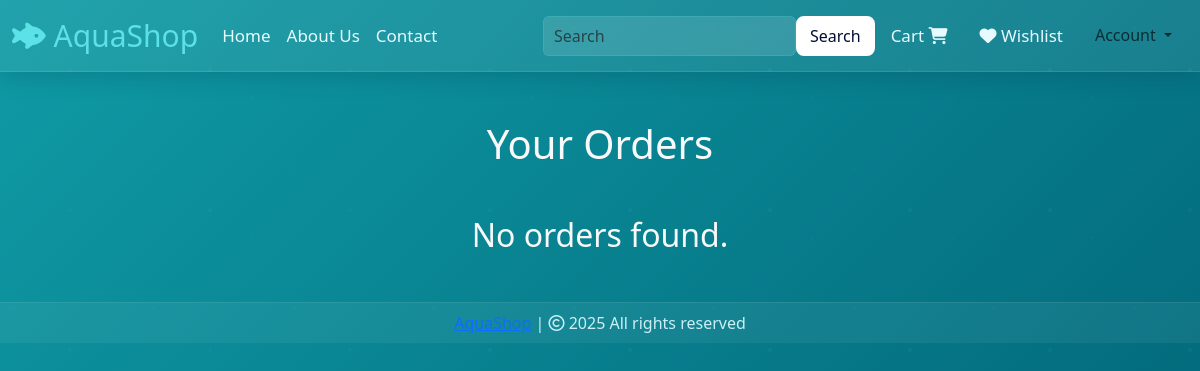
/orders (signed in), run on an earlier commit of the app's database.
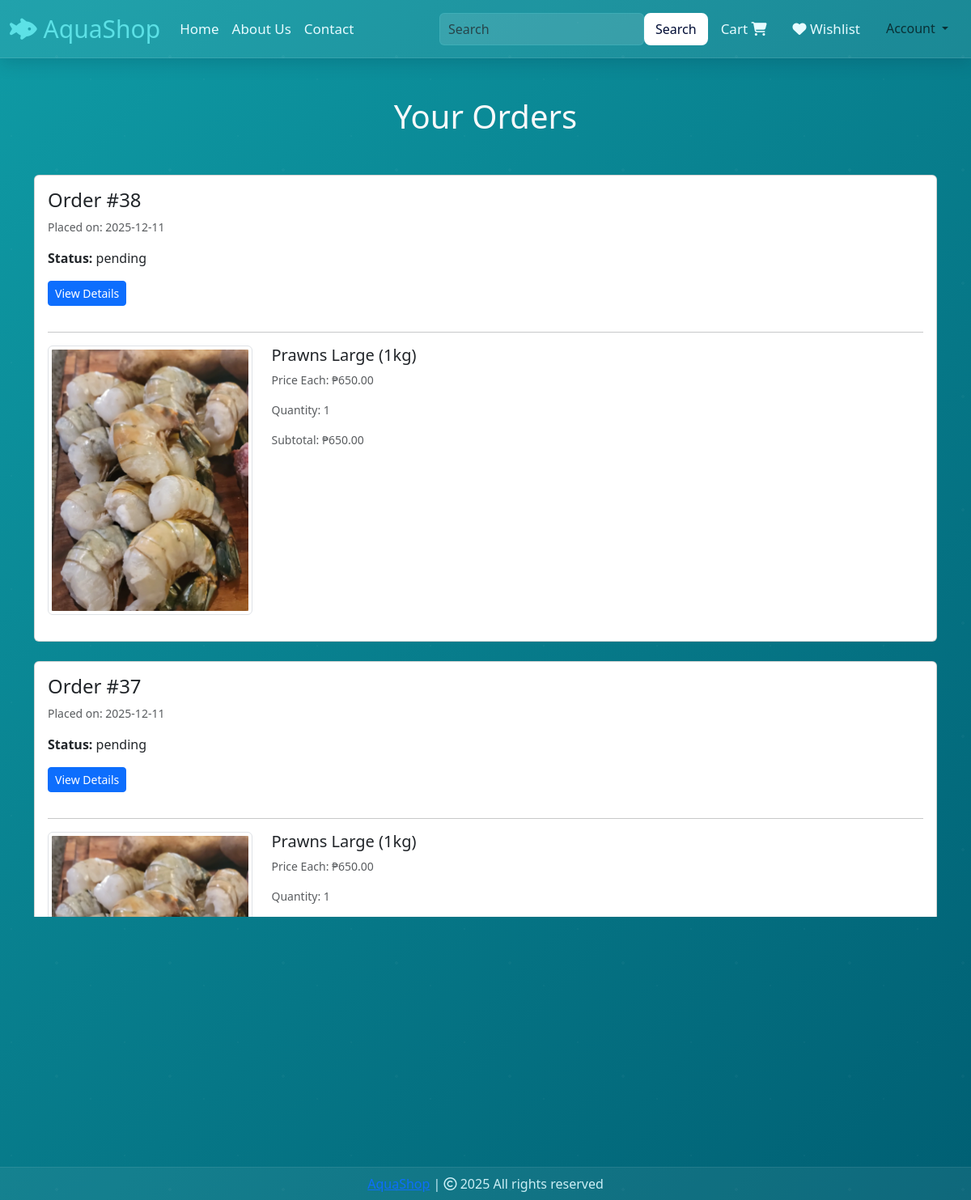
And on a later commit of the database.
### website/models.py (models this page shows, shortened)
class Order(db.Model):
    __tablename__ = 'orders'
    id = db.Column(db.Integer, primary_key=True)
    customer_id = db.Column(db.Integer, db.ForeignKey('customer.id'), nullable=False)
    total_price = db.Column(db.Float, nullable=False)
    payment_method = db.Column(db.String(50))
    status = db.Column(db.String(50), default="Pending")
    payment_reference = db.Column(db.String(200), nullable=True)
    date_created = db.Column(db.DateTime, default=datetime.utcnow)
    items = db.relationship("OrderItem", backref="order", lazy=True, cascade="all, delete-orphan")

class OrderItem(db.Model):
    __tablename__ = 'order_items'
    id = db.Column(db.Integer, primary_key=True)
    order_id = db.Column(db.Integer, db.ForeignKey('orders.id'), nullable=False)
    product_id = db.Column(db.Integer, db.ForeignKey('product.id'), nullable=False)
    quantity = db.Column(db.Integer, nullable=False)
    price_each = db.Column(db.Float, nullable=False)  # copy of price at order time
    product = db.relationship("Product")

class Product(db.Model):
    id = db.Column(db.Integer, primary_key=True)
    product_name = db.Column(db.String(100), nullable=False)
    current_price = db.Column(db.Float, nullable=False)
    previous_price = db.Column(db.Float, nullable=False)
    in_stock = db.Column(db.Integer, nullable=False)
    product_picture = db.Column(db.String(1000), nullable=False)
    flash_sale = db.Column(db.Boolean, default=False)
    date_added = db.Column(db.DateTime, default=datetime.utcnow)
    carts = db.relationship('Cart', backref='product', lazy=True)
    items = db.relationship('OrderItem', backref='product_info', lazy=True)

### website/views.py (the view)
@views.route("/orders")
@login_required
def orders():
    orders = Order.query.filter_by(customer_id=current_user.id)\
                        .order_by(Order.date_created.desc())\
                        .all()
    return render_template("orders.html", orders=orders)

### website/__init__.py (called while the page is built)
def create_app():
    app = Flask(__name__)
    app.config['SECRET_KEY'] = 'hbnwdvbn ajnbsjn ahe'
    app.config['SQLALCHEMY_DATABASE_URI'] = f'sqlite:///{DB_NAME}'
    db.init_app(app)
    @app.errorhandler(404)
    def page_not_found(error):
        return render_template('404.html')
    login_manager = LoginManager()
    login_manager.init_app(app)
    login_manager.login_view = 'auth.login'
    @login_manager.user_loader
    def load_user(id):
        return Customer.query.get(int(id))
    from .views import views
    from .auth import auth
    from .admin import admin
    from .models import Customer, Cart, Product, Order
    app.register_blueprint(views, url_prefix='/') # localhost:5000/about-us
    app.register_blueprint(auth, url_prefix='/') # localhost:5000/auth/change-password
    app.register_blueprint(admin, url_prefix='/')
    return app

### website/templates/orders.html (shortened to what this page needs)
{% extends 'base.html' %}
{% block body %}
<div class="container my-5">
    <h1 class="text-center mb-5 text-light">Your Orders</h1>
    {% if orders %}
        {% for order in orders %}
        <div class="card mb-4">
            <div class="card-body">
                <h4>Order #{{ order.id }}</h4>
                <p class="text-muted small">
                    Placed on: {{ order.date_created.strftime('%Y-%m-%d') }}
                </p>
                <p><strong>Status:</strong> {{ order.status }}</p>
                <a href="{{ url_for('views.order_details', order_id=order.id) }}"
                   class="btn btn-primary btn-sm mb-3">
                    View Details
                </a>
                <hr>
                {% for item in order.items %}
                <div class="row mb-3">
                    <div class="col-sm-3">
                        <img src="{{ item.product.product_picture }}"
                             class="img-fluid img-thumbnail">
                    </div>
                    <div class="col-sm-9">
                        <h5>{{ item.product.product_name }}</h5>
                        <p class="text-muted small">
                            Price Each: ₱{{ '%.2f'|format(item.price_each) }}
                        </p>
                        <p class="text-muted small">
                            Quantity: {{ item.quantity }}
                        </p>
                        <p class="text-muted small">
                            Subtotal: ₱{{ '%.2f'|format(item.price_each * item.quantity) }}
                        </p>
                    </div>
                </div>
                {% endfor %}
            </div>
        </div>
        {% endfor %}
    {% else %}
        <h2 class="text-center text-light">No orders found.</h2>
    {% endif %}
</div>
{% endblock %}

### website/templates/base.html (shortened to what this page needs)
<!DOCTYPE html>
<html lang="en">
<head>
    <link rel="stylesheet" href="https://cdnjs.cloudflare.com/ajax/libs/bootstrap-icons/1.10.5/font/bootstrap-icons.min.css" />
    <link rel="stylesheet" href="{{ url_for('static', filename='css/all.min.css') }}">
    <link rel="stylesheet" href="https://cdnjs.cloudflare.com/ajax/libs/font-awesome/6.5.0/css/all.min.css">
    <link rel="stylesheet" href="{{ url_for('static', filename='css/bootstrap.min.css') }}">
    <link rel="stylesheet" href="{{ url_for('static', filename='css/style.css') }}">
</head>
<body style="background-color: #0097b2;">
<body class="marine-bg">
    <nav class="navbar navbar-expand-lg glass-nav">
      <div class="container-fluid">
        <a class="navbar-brand brand-text" href="/">
          <i class="fa-solid fa-fish-fins"></i> AquaShop
        </a>
        <div class="collapse navbar-collapse" id="navbarSupportedContent">
          <ul class="navbar-nav me-auto mb-2 mb-lg-0">
            <li class="nav-item">
              <a class="nav-link nav-link-marine" href="/">Home</a>
            </li>
            <li class="nav-item">
              <a class="nav-link nav-link-marine" href="#">About Us</a>
            </li>
            <li class="nav-item">
              <a class="nav-link nav-link-marine" href="#">Contact</a>
            </li>
          </ul>
          <form class="d-flex search-form" role="search" action="/search" method="POST">
            <input class="form-control marine-input" name="search" type="search" placeholder="Search">
            <button class="btn search-btn" type="submit">Search</button>
          </form>
        </div>
        <ul class="navbar-nav me-auto mb-2 mb-lg-0">
          <li class="nav-item mx-2">
            {% if cart | length < 1 %}
              <a class="nav-link nav-link-marine" href="/cart">
                Cart <i class="fa-solid fa-cart-shopping"></i>
              </a>
            {% else %}
              <a class="nav-link nav-link-marine" href="/cart">
                Cart <i class="bi bi-{{ cart|length }}-square-fill"></i>
              </a>
            {% endif %}
          </li>
          <li class="nav-item mx-2">
            <a class="nav-link nav-link-marine" href="#"><i class="fa-solid fa-heart"></i> Wishlist</a>
          </li>
          <li class="nav-item dropdown mx-2">
            <a class="nav-link dropdown-toggle text-grey" href="#" role="button", id="profileDropdown"
            data-bs-toggle="dropdown" aria-hidden="false">
              Account
            </a>
          </li>
        </ul>
      </div>
    </nav>
    {% block body %}{% endblock %}
    <footer class="glass-footer text-center p-2 mt-5">
      <a href="">AquaShop</a> |
      <span><i class="fa-regular fa-copyright"></i></span>
      2025 All rights reserved
    </footer>
</body>
</html>

### website/static/css/style.css (style rules this page uses)
.marine-bg { background: linear-gradient(135deg, #0f9ba5, #005f73); background-attachment: fixed; background-size: cover; min-height: 100vh; color: #eafcff; -webkit-font-smoothing: antialiased; -moz-osx-font-smoothing: grayscale; font-family: "Segoe UI", Tahoma, Geneva, Verdana, sans-serif; }
.marine-bg::before { content: ""; position: fixed; inset: 0; background-image: radial-gradient(circle at 10% 20%, rgba(255,255,255,0.03) 1px, transparent 1px), radial-gradient(circle at 80% 70%, rgba(255,255,255,0.03) 1.5px, transparent 1px), radial-gradient(circle at 50% 50%, rgba(255,255,255,0.03) 2px, transparent 1px); background-size: 140px 140px; pointer-events: none; z-index: 0; mix-blend-mode: overlay; }
.container, .navbar, footer, .list-group { position: relative; z-index: 5; }
.glass-nav { background: rgba(255,255,255,0.08); backdrop-filter: blur(10px); -webkit-backdrop-filter: blur(10px); border-bottom: 1px solid rgba(255,255,255,0.10); box-shadow: 0 6px 20px rgba(2,40,60,0.18); }
.glass-footer { background: rgba(255,255,255,0.06); backdrop-filter: blur(8px); border-top: 1px solid rgba(255,255,255,0.08); color: #cceff6; }
.brand-text { color: #5ce1e6; font-size: 30px; }
.nav-link-marine { color: #e7fbff !important; font-size: 17px; transition: color 180ms ease; }
.marine-input { background: rgba(255,255,255,0.12); border: 1px solid rgba(92,225,230,0.18); color: #e6fbff; border-radius: 6px; padding: 6px 10px; }
.search-btn { background: linear-gradient(135deg, #0f9ba5, #005f73); border: 1px solid rgba(255,255,255,0.06); border-radius: 8px; color: #fff; padding: 6px 12px; }
.d-flex .btn { background: rgb(255, 255, 255); border: 2px solid rgb(255, 255, 255); border-radius: 8px; color: #020e36; }
.navbar { position: relative; z-index: 99999 !important; }

What changed in the data, as far as the page shows it:
added Order: id "38", date_created "2025-12-11", status "pending"
added OrderItem: product.product_picture (picture), product.product_name "Prawns Large (1kg)", price_each "650.00", quantity "1", item.price_each*item.quantity "650.00", shown under "38"
added Order: id "37", date_created "2025-12-11", status "pending"
added OrderItem: product.product_picture (picture), product.product_name "Prawns Large (1kg)", price_each "650.00", quantity "1", shown under "37"
Also different on the page:
text no longer shown: "No orders found."
